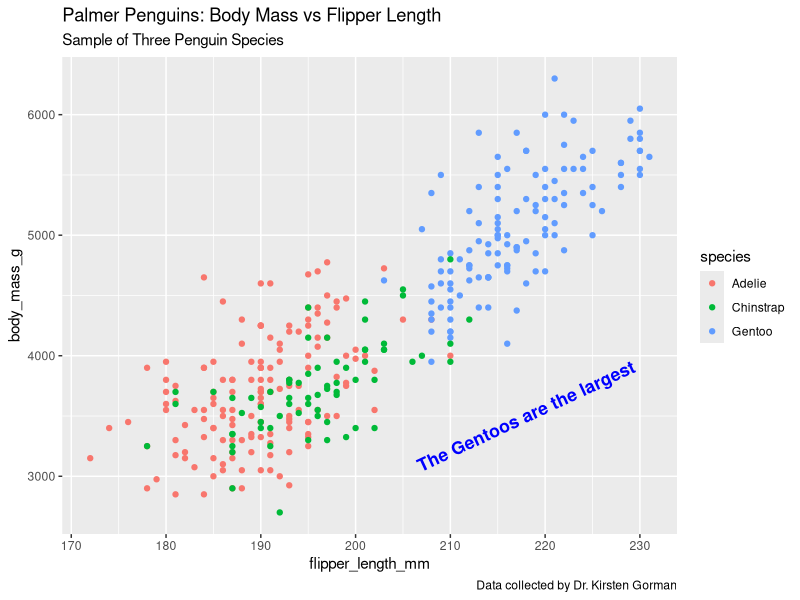
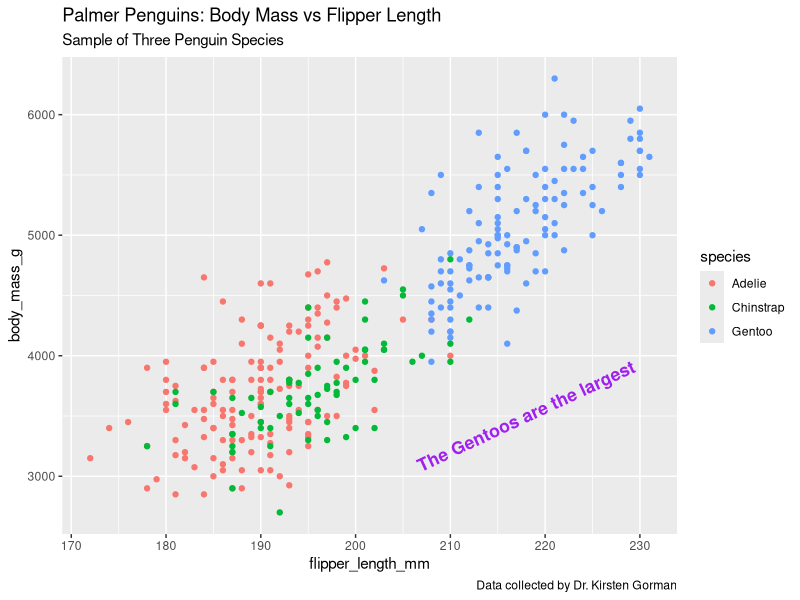

These figures' R source, in order:
# Preparing Libraries
library(ggplot2)
library(palmerpenguins)

### Adding a Title to a plot
ggplot(data=penguins) +
  geom_point(mapping=aes(x=flipper_length_mm,y=body_mass_g,color=species)) +
  labs(title="Palmer Penguins: Body Mass vs Flipper Length",
       subtitle="Sample of Three Penguin Species",
       caption="Data collected by Dr. Kirsten Gorman") +
  annotate("text",x=218,y=3500,
           label="The Gentoos are the largest", 
           color="blue",
           fontface="bold",
           size=4.5,
           angle=25)

### Make your code shorter with annotations
p <- ggplot(data=penguins) +
  geom_point(mapping=aes(x=flipper_length_mm,y=body_mass_g,color=species)) +
  labs(title="Palmer Penguins: Body Mass vs Flipper Length",
       subtitle="Sample of Three Penguin Species",
       caption="Data collected by Dr. Kirsten Gorman")

### Now you just need to use p for styling
p +   annotate("text",x=218,y=3500,
               label="The Gentoos are the largest", 
               color="purple",
               fontface="bold",
               size=4.5,
               angle=25)
